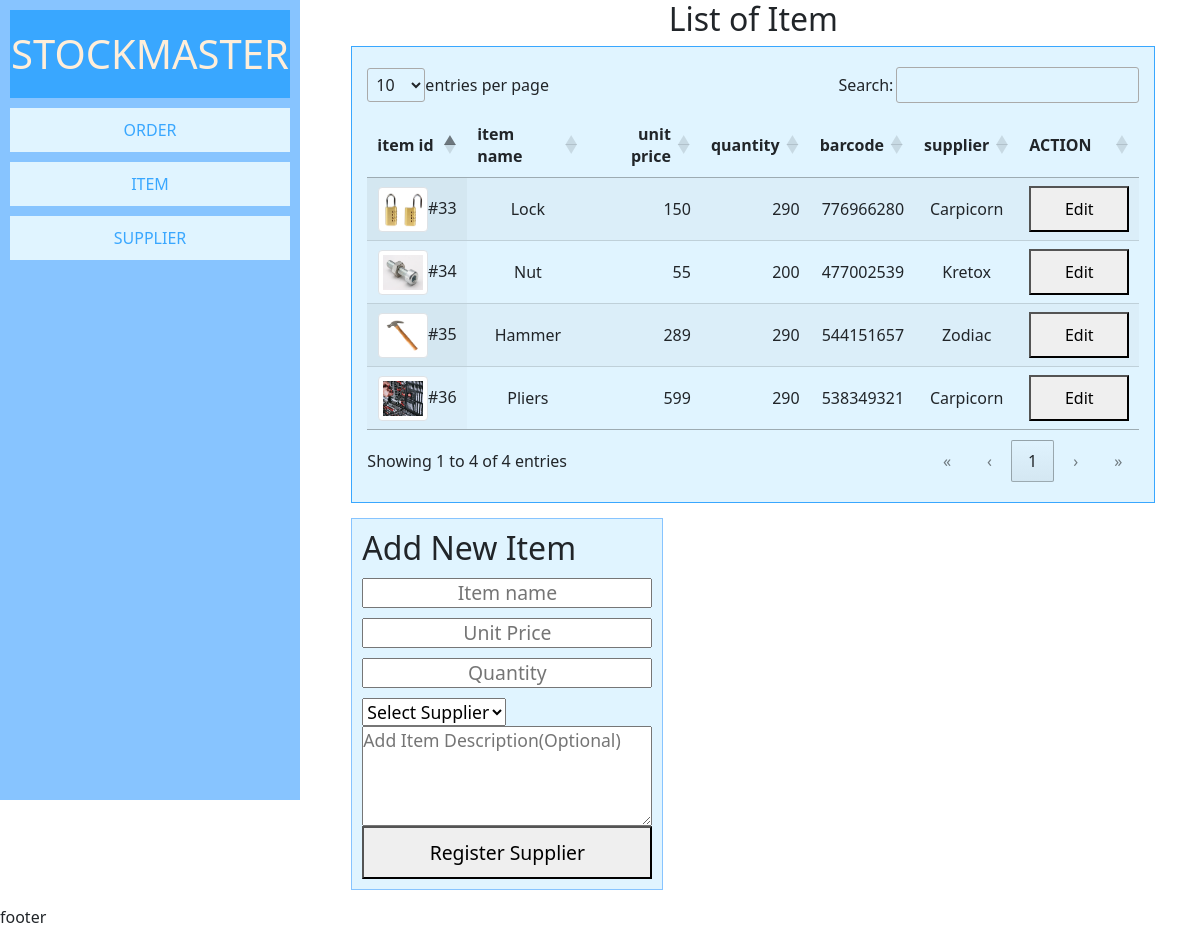
Page /pages/item.php on the committed database.
### tables this page shows
CREATE TABLE `item` (
  `item_id` int(11) NOT NULL,
  `item_name` varchar(255) NOT NULL,
  `image` varchar(255) NOT NULL,
  `unit_price` int(11) NOT NULL,
  `quantity` int(11) NOT NULL,
  `reorder_point` int(11) NOT NULL,
  `barcode` int(55) NOT NULL,
  `description` varchar(55) NOT NULL,
  `created_at` datetime NOT NULL DEFAULT current_timestamp(),
  `updated_at` datetime NOT NULL,
  `supplier_id` int(11) NOT NULL
);

CREATE TABLE `supplier` (
  `supplier_id` int(11) NOT NULL,
  `supplier_name` varchar(255) NOT NULL,
  `contact_name` varchar(255) NOT NULL,
  `contact_email` varchar(55) NOT NULL,
  `contact_phone` int(11) NOT NULL,
  `address` varchar(55) NOT NULL,
  `created_at` datetime NOT NULL DEFAULT current_timestamp(),
  `updated_at` datetime NOT NULL
);

### pages/item.php (the view, shortened to what this page needs)
<?php
    require '../source/code.php';
?>
<!DOCTYPE html>
<html lang="en">
<head>
</head>
<body>
    <div class="stock-container">
        <div class="side-nav">
            <h1 style="text-align:center;background-color: #39A7FF;color: #FFEED9;margin: 10px;padding: 20px 0">STOCKMASTER</h1>
            <div class="wrapper">
                <div><a href="order.php">ORDER</a></div>
                <div><a href="item.php">ITEM</a></div>
                <div><a href="supplier.php">SUPPLIER</a></div>
            </div>
        </div>
        <div class="main">
            <h2 style="text-align: center;">List of Item</h2>
            <table id="example" class="display" style="max-width:100%;text-align:center">
                <thead>
                    <tr>
                        <th width="100">item id</th>
                        <th>item name</th>
                        <th>unit price</th>
                        <th>quantity</th>
                        <th>barcode</th>
                        <th>supplier</th>
                        <th>ACTION</th>
                    </tr>
                </thead>
                <tbody>
                    <?php
                        foreach($dataItem as $rowItem){
                    ?>
                    <tr>
                        <td><img src="<?php echo $rowItem['image'] ?>" class="img-thumbnail" style="width: 50px; height: 45px">#<?php echo $rowItem['item_id'] ?></td>
                        <td><?php echo $rowItem['item_name'] ?></td>
                        <td><?php echo $rowItem['unit_price'] ?></td>
                        <td><?php echo $rowItem['quantity'] ?></td>
                        <td><?php echo $rowItem['barcode'] ?></td>
                        <td><?php echo $rowItem['supplier_name'] ?></td>
                        <td><button style="padding: 10px;cursor:pointer; width: 100px">Edit</button></td>
                    </tr>
                    <?php }?>
                </tbody>
            </table>
            <div class="addItem">
                <form action="" method="POST">
                <h2>Add New Item</h2>
                    <input type="text" name="txtItemname" placeholder="Item name">
                    <input type="text" name="txtItemprice" placeholder="Unit Price">
                    <input type="text" name="txtItemquantity" placeholder="Quantity">
                    <select name="supCat" id="supCat">
                        <option value="">Select Supplier</option>
                    </select>
                    <textarea name="txtItemdes" placeholder="Add Item Description(Optional)" style="width: 290px;height: 100px"></textarea>
                    <div class="div_register_sup"><button name="add_item" id="add_item">Register Supplier</button></div>
                </form>
            </div>
        </div>
        <div class="footer">footer</div>
    </div>
</body>
</html>

### api/datatables.css (style rules this page uses)
:root { --dt-row-selected: 13, 110, 253; --dt-row-selected-text: 255, 255, 255; --dt-row-selected-link: 9, 10, 11; --dt-row-stripe: 0, 0, 0; --dt-row-hover: 0, 0, 0; --dt-column-ordering: 0, 0, 0; --dt-html-background: white; }
table.dataTable thead > tr > th.dt-orderable-asc, table.dataTable thead > tr > th.dt-orderable-desc, table.dataTable thead > tr > th.dt-ordering-asc, table.dataTable thead > tr > th.dt-ordering-desc, table.dataTable thead > tr > td.dt-orderable-asc, table.dataTable thead > tr > td.dt-orderable-desc, table.dataTable thead > tr > td.dt-ordering-asc, table.dataTable thead > tr > td.dt-ordering-desc { position: relative; padding-right: 30px; }
table.dataTable thead > tr > th.dt-orderable-asc, table.dataTable thead > tr > th.dt-orderable-desc, table.dataTable thead > tr > td.dt-orderable-asc, table.dataTable thead > tr > td.dt-orderable-desc { cursor: pointer; }
table.dataTable th, table.dataTable td { box-sizing: border-box; }
table.dataTable th.dt-type-numeric, table.dataTable th.dt-type-date, table.dataTable td.dt-type-numeric, table.dataTable td.dt-type-date { text-align: right; }
table.dataTable thead th, table.dataTable thead td, table.dataTable tfoot th, table.dataTable tfoot td { text-align: left; }
table.dataTable { width: 100%; margin: 0 auto; border-spacing: 0; }
table.dataTable thead th, table.dataTable tfoot th { font-weight: bold; }
table.dataTable > thead > tr > th, table.dataTable > thead > tr > td { padding: 10px; border-bottom: 1px solid rgba(0, 0, 0, 0.3); }
table.dataTable > tbody > tr { background-color: transparent; }
table.dataTable > tbody > tr:first-child > * { border-top: none; }
table.dataTable > tbody > tr:last-child > * { border-bottom: none; }
table.dataTable > tbody > tr > th, table.dataTable > tbody > tr > td { padding: 8px 10px; }
table.dataTable.row-border > tbody > tr > *, table.dataTable.display > tbody > tr > * { border-top: 1px solid rgba(0, 0, 0, 0.15); }
table.dataTable.row-border > tbody > tr:first-child > *, table.dataTable.display > tbody > tr:first-child > * { border-top: none; }
table.dataTable.stripe > tbody > tr:nth-child(odd) > *, table.dataTable.display > tbody > tr:nth-child(odd) > * { box-shadow: inset 0 0 0 9999px rgba(0, 0, 0, 0.023); box-shadow: inset 0 0 0 9999px rgba(var(--dt-row-stripe), 0.023); }
table.dataTable.order-column > tbody tr > .sorting_1, table.dataTable.order-column > tbody tr > .sorting_2, table.dataTable.order-column > tbody tr > .sorting_3, table.dataTable.display > tbody tr > .sorting_1, table.dataTable.display > tbody tr > .sorting_2, table.dataTable.display > tbody tr > .sorting_3 { box-shadow: inset 0 0 0 9999px rgba(0, 0, 0, 0.019); box-shadow: inset 0 0 0 9999px rgba(var(--dt-column-ordering), 0.019); }
table.dataTable.display > tbody > tr:nth-child(odd) > .sorting_1, table.dataTable.order-column.stripe > tbody > tr:nth-child(odd) > .sorting_1 { box-shadow: inset 0 0 0 9999px rgba(0, 0, 0, 0.054); box-shadow: inset 0 0 0 9999px rgba(var(--dt-column-ordering), 0.054); }
div.dt-container.dt-empty-footer tbody > tr:last-child > * { border-bottom: 1px solid rgba(0, 0, 0, 0.3); }

### CSS/style.css (style rules this page uses)
* { margin: 0; padding: 0; box-sizing: border-box; }
.side-nav { grid-area: side-nav;max-width: 300px; }
.main { grid-area: main; }
.footer { grid-area: footer; }
.stock-container { display: grid; grid-template-areas: '. . . . . . . . . . .' 'side-nav main main main main main main main main main main' 'footer footer footer footer footer footer footer footer footer footer footer'; padding: 0; margin: 0; }
.side-nav { height: 100vh; width: auto; background-color: #87C4FF; }
.wrapper a { display: block; padding: 10px; background-color: #E0F4FF; color: #39A7FF; margin: 10px; text-align: center; text-decoration: none; font-weight: lighter; }
.addItem { width: 90%; height: auto; margin: 0 auto; padding: 15px 0; font-size: 1.1em; }
.addItem form { border: #87C4FF 1px solid; background-color: #E0F4FF; width: 312px; padding: 10px; }
.addItem form > input, #supplier { display: block; margin: 10px 0; width: 290px; height: 30px; text-align: center; font-size: 1.1em; }
.div_register_sup button { font-size: 1.1em; padding: 10px; width: 290px; }

### rows in the picture
item: image (picture), item_id "33", item_name "Lock", unit_price "150", quantity "290", barcode "776966280", supplier.supplier_name "Carpicorn"
item: image (picture), item_id "34", item_name "Nut", unit_price "55", quantity "200", barcode "477002539", supplier.supplier_name "Kretox"
item: image (picture), item_id "35", item_name "Hammer", unit_price "289", quantity "290", barcode "544151657", supplier.supplier_name "Zodiac"
item: image (picture), item_id "36", item_name "Pliers", unit_price "599", quantity "290", barcode "538349321", supplier.supplier_name "Carpicorn"
